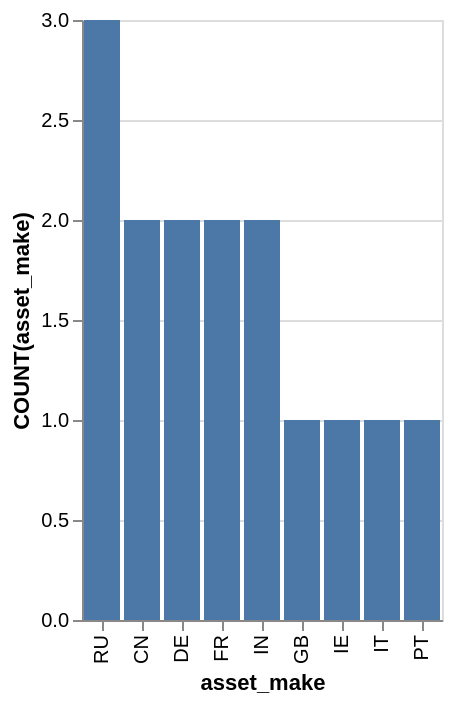

Source (Vega-Lite JSON):
### Vega-Lite specification from a JSON file in a GitHub repository (floating-point values rounded to 4 significant figures)
{"data": {"values": [{"x_data": "CN", "y_data": 2}, {"x_data": "DE", "y_data": 2}, {"x_data": "FR", "y_data": 2}, {"x_data": "GB", "y_data": 1}, {"x_data": "IE", "y_data": 1}, {"x_data": "IN", "y_data": 2}, {"x_data": "IT", "y_data": 1}, {"x_data": "PT", "y_data": 1}, {"x_data": "RU", "y_data": 3}]}, "mark": "bar", "encoding": {"x": {"field": "x_data", "type": "nominal", "title": "asset_make", "sort": {"op": "sum", "field": "y_data", "order": "descending"}}, "y": {"field": "y_data", "type": "quantitative", "title": "COUNT(asset_make)"}}}
